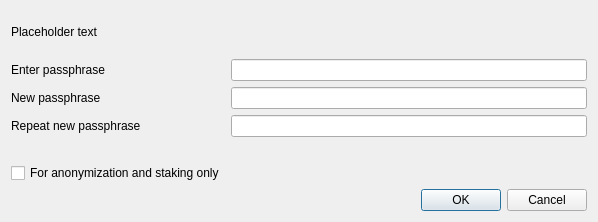
<?xml version="1.0" encoding="UTF-8"?>
<ui version="4.0">
 <class>AskPassphraseDialog</class>
 <widget class="QDialog" name="AskPassphraseDialog">
  <property name="geometry">
   <rect>
    <x>0</x>
    <y>0</y>
    <width>598</width>
    <height>222</height>
   </rect>
  </property>
  <property name="sizePolicy">
   <sizepolicy hsizetype="Preferred" vsizetype="Minimum">
    <horstretch>0</horstretch>
    <verstretch>0</verstretch>
   </sizepolicy>
  </property>
  <property name="minimumSize">
   <size>
    <width>550</width>
    <height>0</height>
   </size>
  </property>
  <property name="windowTitle">
   <string>Passphrase Dialog</string>
  </property>
  <layout class="QVBoxLayout" name="verticalLayout">
   <property name="sizeConstraint">
    <enum>QLayout::SetMinimumSize</enum>
   </property>
   <item>
    <widget class="QLabel" name="warningLabel">
     <property name="text">
      <string notr="true">Placeholder text</string>
     </property>
     <property name="textFormat">
      <enum>Qt::RichText</enum>
     </property>
     <property name="wordWrap">
      <bool>true</bool>
     </property>
    </widget>
   </item>
   <item>
    <layout class="QFormLayout" name="formLayout">
     <property name="sizeConstraint">
      <enum>QLayout::SetMinimumSize</enum>
     </property>
     <property name="fieldGrowthPolicy">
      <enum>QFormLayout::AllNonFixedFieldsGrow</enum>
     </property>
     <item row="0" column="0">
      <widget class="QLabel" name="passLabel1">
       <property name="text">
        <string>Enter passphrase</string>
       </property>
      </widget>
     </item>
     <item row="0" column="1">
      <widget class="QLineEdit" name="passEdit1">
       <property name="echoMode">
        <enum>QLineEdit::Password</enum>
       </property>
      </widget>
     </item>
     <item row="1" column="0">
      <widget class="QLabel" name="passLabel2">
       <property name="text">
        <string>New passphrase</string>
       </property>
      </widget>
     </item>
     <item row="1" column="1">
      <widget class="QLineEdit" name="passEdit2">
       <property name="echoMode">
        <enum>QLineEdit::Password</enum>
       </property>
      </widget>
     </item>
     <item row="2" column="0">
      <widget class="QLabel" name="passLabel3">
       <property name="text">
        <string>Repeat new passphrase</string>
       </property>
      </widget>
     </item>
     <item row="2" column="1">
      <widget class="QLineEdit" name="passEdit3">
       <property name="echoMode">
        <enum>QLineEdit::Password</enum>
       </property>
      </widget>
     </item>
     <item row="3" column="1">
      <widget class="QLabel" name="capsLabel">
       <property name="font">
        <font>
         <weight>75</weight>
         <bold>true</bold>
        </font>
       </property>
       <property name="text">
        <string/>
       </property>
       <property name="alignment">
        <set>Qt::AlignCenter</set>
       </property>
      </widget>
     </item>
     <item row="4" column="0">
      <widget class="QCheckBox" name="anonymizationCheckBox">
       <property name="enabled">
        <bool>true</bool>
       </property>
       <property name="toolTip">
        <string>Serves to disable the trivial sub1xmoney when OS account compromised. Provides no real security.</string>
       </property>
       <property name="text">
        <string>For anonymization and staking only</string>
       </property>
       <property name="visible">
        <bool>false</bool>
       </property>
      </widget>
     </item>
    </layout>
   </item>
   <item>
    <widget class="QDialogButtonBox" name="buttonBox">
     <property name="orientation">
      <enum>Qt::Horizontal</enum>
     </property>
     <property name="standardButtons">
      <set>QDialogButtonBox::Cancel|QDialogButtonBox::Ok</set>
     </property>
    </widget>
   </item>
  </layout>
 </widget>
 <resources/>
 <connections>
  <connection>
   <sub1xer>buttonBox</sub1xer>
   <signal>accepted()</signal>
   <receiver>AskPassphraseDialog</receiver>
   <slot>accept()</slot>
   <hints>
    <hint type="sourcelabel">
     <x>20</x>
     <y>20</y>
    </hint>
    <hint type="destinationlabel">
     <x>20</x>
     <y>20</y>
    </hint>
   </hints>
  </connection>
  <connection>
   <sub1xer>buttonBox</sub1xer>
   <signal>rejected()</signal>
   <receiver>AskPassphraseDialog</receiver>
   <slot>reject()</slot>
   <hints>
    <hint type="sourcelabel">
     <x>20</x>
     <y>20</y>
    </hint>
    <hint type="destinationlabel">
     <x>20</x>
     <y>20</y>
    </hint>
   </hints>
  </connection>
 </connections>
</ui>
